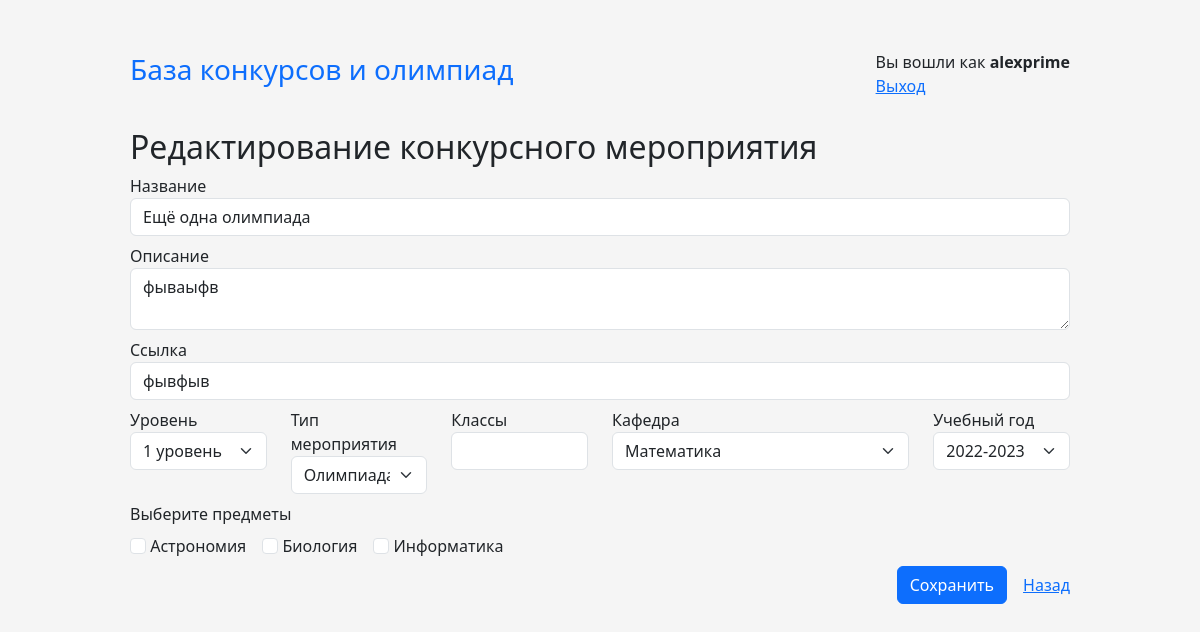
The app's page /edit_contest/2 (signed in) with its own data.
### app/models.py (models this page shows)
class Contest(db.Model):
    id = db.Column(db.Integer, primary_key=True)
    title = db.Column(db.String(128))
    description = db.Column(db.Text)
    link = db.Column(db.String(128))
    level = db.Column(db.String(1))
    type = db.Column(db.String(32))
    grade = db.Column(db.String(12))
    group_id = db.Column(db.Integer, db.ForeignKey('group.id'))
    year_id = db.Column(db.Integer, db.ForeignKey('year.id'))
    stages = db.relationship('Stage', backref='contest')
    subjects = db.relationship('Subject', secondary=contest_subject, backref='contest')

class Subject(db.Model):
    id = db.Column(db.Integer, primary_key=True)
    name = db.Column(db.String(64))

### app/routes.py (the view)
@app.route("/edit_contest/<int:contest_id>", methods=("POST", "GET"))
@login_required
def edit_contest(contest_id):
    contest = Contest.query.get(contest_id)
    form = ContestForm(obj=contest)
    form.group.choices = [(g.id, g.title) for g in Group.query.all()]
    form.year.choices = [(y.id, y.title) for y in Year.query.all()]
    form.subjects.choices = [(s.id, s.name) for s in Subject.query.all()]
    if request.method == "POST":
        if form.validate_on_submit():
            contest.title = form.title.data
            contest.description = form.description.data
            contest.link = form.link.data
            contest.type = form.type.data
            contest.level = form.level.data
            contest.grade = form.grade.data
            contest.group_id = form.group.data
            contest.year_id = form.year.data
            contest.subjects = [sb for sb in Subject.query.all() if sb.id in form.subjects.data and sb.id not in contest.subjects]
            db.session.commit()
        return redirect(url_for('index'))
    else:
        form.group.data = contest.group.id
        form.subjects.data = [sb.id for sb in contest.subjects]
        return render_template("contest_edit.html", title="Редактирование конкурсного мероприятия",
                               btn_submit="Сохранить", form=form)

### app/forms.py
class ContestForm(FlaskForm):
    title = StringField('Название', validators=[DataRequired()])
    description = TextAreaField('Описание', validators=[Optional()])
    link = StringField('Ссылка', validators=[DataRequired()])
    level = SelectField('Уровень',
                        choices=[('1', '1 уровень'), ('2', '2 уровень'), ('3', '3 уровень'), ('-', 'Без уровня')])
    type = SelectField('Тип мероприятия',
                        choices=[('Олимпиада', 'Олимпиада'), ('Конкурс', 'Конкурс'), ('Соревнование', 'Соревнование'), ('Конференция', 'Конференция'), ('Другое', 'Другое')])
    group = SelectField('Кафедра', coerce=int)
    grade = StringField('Классы', validators=[Optional()])
    year = SelectField('Учебный год', coerce=int)
    subjects = MultiCheckboxField('Предметы', validators=[Optional()], coerce=int)
    submit = SubmitField(label=('Сохранить'))

### app/routes.py (called while the page is built)
def login_required(func):
    @functools.wraps(func)
    def secure_function(*args, **kwargs):
        if "username" not in session:
            return redirect(url_for("login", next=request.url))
        return func(*args, **kwargs)
    return secure_function

### app/templates/contest_edit.html (shortened to what this page needs)
{% extends 'index.html' %}
{% block content %}
<h2>{{title}}</h2>
<form method="post" >
  <div class="my-2">
    {{ form.title.label }}
    {{ form.title(class="form-control") }}
  </div>
  <div class="my-2">
    {{ form.description.label }}
    {{ form.description(class="form-control") }}
  </div>
  <div class="my-2">
    {{ form.link.label }}
    {{ form.link(class="form-control") }}
  </div>
  <div class="row">
    <div class="col-md">
      {{ form.level.label }}
      {{ form.level(class="form-select") }}
    </div>
    <div class="col-md">
      {{ form.type.label }}
      {{ form.type(class="form-select") }}
    </div>
    <div class="col-md">
      {{ form.grade.label }}
      {{ form.grade(class="form-control") }}
    </div>
    <div class="col-md-4">
      {{ form.group.label }}
      {{ form.group(class="form-select") }}
    </div>
    <div class="col-md">
      {{ form.year.label }}
      {{ form.year(class="form-select") }}
    </div>
  </div>
  <div class="my-2">Выберите предметы</div>
  <div class="my-2 d-flex">
    {% for sb in form.subjects %}
      <div class="me-3">
      {{ sb(class="form-check-input") }}
      {{ sb.label(class="form-check-label") }}
      </div>
    {% endfor %}
  </div>
  <div class="my-2 d-flex align-items-center">
    {{ form.submit(class="btn btn-primary ms-auto me-3", label="{{ btn_submit }}" )}}
    <a href={{ url_for('index') }}>Назад </a>
  </div>
</form>
{% endblock %}

### app/static/css/style.css (style rules this page uses)
body { display: flex; padding-top: 40px; padding-bottom: 40px; background-color: #f5f5f5; }

### records on screen
Contest: title "Ещё одна олимпиада", description "фываыфв", link "фывфыв", level "1 уровень", type "Олимпиада", group "Математика", year "2022-2023"
Subject: label "Астрономия"
Subject: label "Биология"
Subject: label "Информатика"

### other values on screen
{{ session['username'] }} "alexprime"
{{ title }} "Редактирование конкурсного мероприятия"
